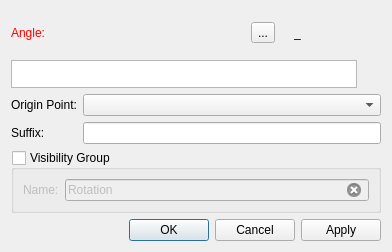
<?xml version="1.0" encoding="UTF-8"?>
<ui version="4.0">
 <class>DialogRotation</class>
 <widget class="QDialog" name="DialogRotation">
  <property name="geometry">
   <rect>
    <x>0</x>
    <y>0</y>
    <width>392</width>
    <height>252</height>
   </rect>
  </property>
  <property name="windowTitle">
   <string>Rotation</string>
  </property>
  <property name="windowIcon">
   <iconset resource="../../../vmisc/share/resources/icon.qrc">
    <normaloff>:/icon/64x64/icon64x64.png</normaloff>:/icon/64x64/icon64x64.png</iconset>
  </property>
  <layout class="QVBoxLayout" name="verticalLayout">
   <item>
    <layout class="QHBoxLayout" name="horizontalLayout">
     <item alignment="Qt::AlignLeft">
      <widget class="QLabel" name="labelEditAngle">
       <property name="sizePolicy">
        <sizepolicy hsizetype="Fixed" vsizetype="Preferred">
         <horstretch>0</horstretch>
         <verstretch>0</verstretch>
        </sizepolicy>
       </property>
       <property name="palette">
        <palette>
         <active>
          <colorrole role="WindowText">
           <brush brushstyle="SolidPattern">
            <color alpha="255">
             <red>255</red>
             <green>0</green>
             <blue>0</blue>
            </color>
           </brush>
          </colorrole>
         </active>
         <inactive>
          <colorrole role="WindowText">
           <brush brushstyle="SolidPattern">
            <color alpha="255">
             <red>255</red>
             <green>0</green>
             <blue>0</blue>
            </color>
           </brush>
          </colorrole>
         </inactive>
         <disabled>
          <colorrole role="WindowText">
           <brush brushstyle="SolidPattern">
            <color alpha="255">
             <red>159</red>
             <green>158</green>
             <blue>158</blue>
            </color>
           </brush>
          </colorrole>
         </disabled>
        </palette>
       </property>
       <property name="text">
        <string>Angle:</string>
       </property>
      </widget>
     </item>
     <item>
      <spacer name="horizontalSpacer">
       <property name="orientation">
        <enum>Qt::Horizontal</enum>
       </property>
       <property name="sizeHint" stdset="0">
        <size>
         <width>40</width>
         <height>20</height>
        </size>
       </property>
      </spacer>
     </item>
     <item alignment="Qt::AlignRight">
      <widget class="QToolButton" name="toolButtonExprAngle">
       <property name="toolTip">
        <string>Formula wizard</string>
       </property>
       <property name="text">
        <string notr="true">...</string>
       </property>
       <property name="icon">
        <iconset resource="../../../vmisc/share/resources/icon.qrc">
         <normaloff>:/icon/24x24/fx.png</normaloff>:/icon/24x24/fx.png</iconset>
       </property>
       <property name="iconSize">
        <size>
         <width>24</width>
         <height>24</height>
        </size>
       </property>
      </widget>
     </item>
     <item alignment="Qt::AlignRight">
      <widget class="QLabel" name="label_2">
       <property name="text">
        <string/>
       </property>
       <property name="pixmap">
        <pixmap resource="../../../vmisc/share/resources/icon.qrc">:/icon/24x24/equal.png</pixmap>
       </property>
      </widget>
     </item>
     <item alignment="Qt::AlignRight">
      <widget class="QLabel" name="labelResultAngle">
       <property name="sizePolicy">
        <sizepolicy hsizetype="Fixed" vsizetype="Preferred">
         <horstretch>0</horstretch>
         <verstretch>0</verstretch>
        </sizepolicy>
       </property>
       <property name="minimumSize">
        <size>
         <width>87</width>
         <height>0</height>
        </size>
       </property>
       <property name="toolTip">
        <string>Value</string>
       </property>
       <property name="text">
        <string notr="true">_</string>
       </property>
      </widget>
     </item>
    </layout>
   </item>
   <item>
    <layout class="QHBoxLayout" name="horizontalLayout_6">
     <item>
      <widget class="VPlainTextEdit" name="plainTextEditFormula">
       <property name="sizePolicy">
        <sizepolicy hsizetype="Expanding" vsizetype="Preferred">
         <horstretch>0</horstretch>
         <verstretch>0</verstretch>
        </sizepolicy>
       </property>
       <property name="maximumSize">
        <size>
         <width>16777215</width>
         <height>28</height>
        </size>
       </property>
       <property name="toolTip">
        <string>Calculation</string>
       </property>
       <property name="tabChangesFocus">
        <bool>true</bool>
       </property>
      </widget>
     </item>
     <item>
      <widget class="QPushButton" name="pushButtonGrowLength">
       <property name="maximumSize">
        <size>
         <width>18</width>
         <height>18</height>
        </size>
       </property>
       <property name="sizeIncrement">
        <size>
         <width>0</width>
         <height>0</height>
        </size>
       </property>
       <property name="toolTip">
        <string>&lt;html&gt;&lt;head/&gt;&lt;body&gt;&lt;p&gt;Show full calculation in message box&lt;/p&gt;&lt;/body&gt;&lt;/html&gt;</string>
       </property>
       <property name="text">
        <string notr="true"/>
       </property>
       <property name="icon">
        <iconset theme="go-down">
         <normaloff>.</normaloff>.</iconset>
       </property>
       <property name="iconSize">
        <size>
         <width>16</width>
         <height>16</height>
        </size>
       </property>
       <property name="flat">
        <bool>true</bool>
       </property>
      </widget>
     </item>
    </layout>
   </item>
   <item>
    <layout class="QFormLayout" name="formLayout">
     <item row="0" column="0">
      <widget class="QLabel" name="labelOriginPoint">
       <property name="text">
        <string>Origin Point:</string>
       </property>
      </widget>
     </item>
     <item row="0" column="1">
      <widget class="QComboBox" name="comboBoxOriginPoint"/>
     </item>
     <item row="1" column="0">
      <widget class="QLabel" name="labelSuffix">
       <property name="text">
        <string>Suffix:</string>
       </property>
      </widget>
     </item>
     <item row="1" column="1">
      <widget class="QLineEdit" name="lineEditSuffix"/>
     </item>
    </layout>
   </item>
   <item>
    <widget class="QGroupBox" name="groupBoxVisibilityGroup">
     <property name="toolTip">
      <string>Enable to create a visibility gropup from original objects</string>
     </property>
     <property name="title">
      <string>Visibility Group</string>
     </property>
     <property name="checkable">
      <bool>true</bool>
     </property>
     <property name="checked">
      <bool>false</bool>
     </property>
     <layout class="QHBoxLayout" name="horizontalLayout_2">
      <item>
       <widget class="QLabel" name="labelGroupName">
        <property name="text">
         <string>Name:</string>
        </property>
       </widget>
      </item>
      <item>
       <widget class="QLineEdit" name="lineEditVisibilityGroup">
        <property name="text">
         <string>Rotation</string>
        </property>
        <property name="clearButtonEnabled">
         <bool>true</bool>
        </property>
       </widget>
      </item>
     </layout>
    </widget>
   </item>
   <item>
    <widget class="QDialogButtonBox" name="buttonBox">
     <property name="orientation">
      <enum>Qt::Horizontal</enum>
     </property>
     <property name="standardButtons">
      <set>QDialogButtonBox::Apply|QDialogButtonBox::Cancel|QDialogButtonBox::Ok</set>
     </property>
    </widget>
   </item>
  </layout>
 </widget>
 <customwidgets>
  <customwidget>
   <class>VPlainTextEdit</class>
   <extends>QPlainTextEdit</extends>
   <header location="global">vplaintextedit.h</header>
  </customwidget>
 </customwidgets>
 <resources>
  <include location="../../../vmisc/share/resources/icon.qrc"/>
 </resources>
 <connections>
  <connection>
   <sender>buttonBox</sender>
   <signal>accepted()</signal>
   <receiver>DialogRotation</receiver>
   <slot>accept()</slot>
   <hints>
    <hint type="sourcelabel">
     <x>248</x>
     <y>254</y>
    </hint>
    <hint type="destinationlabel">
     <x>157</x>
     <y>274</y>
    </hint>
   </hints>
  </connection>
  <connection>
   <sender>buttonBox</sender>
   <signal>rejected()</signal>
   <receiver>DialogRotation</receiver>
   <slot>reject()</slot>
   <hints>
    <hint type="sourcelabel">
     <x>316</x>
     <y>260</y>
    </hint>
    <hint type="destinationlabel">
     <x>286</x>
     <y>274</y>
    </hint>
   </hints>
  </connection>
 </connections>
</ui>
